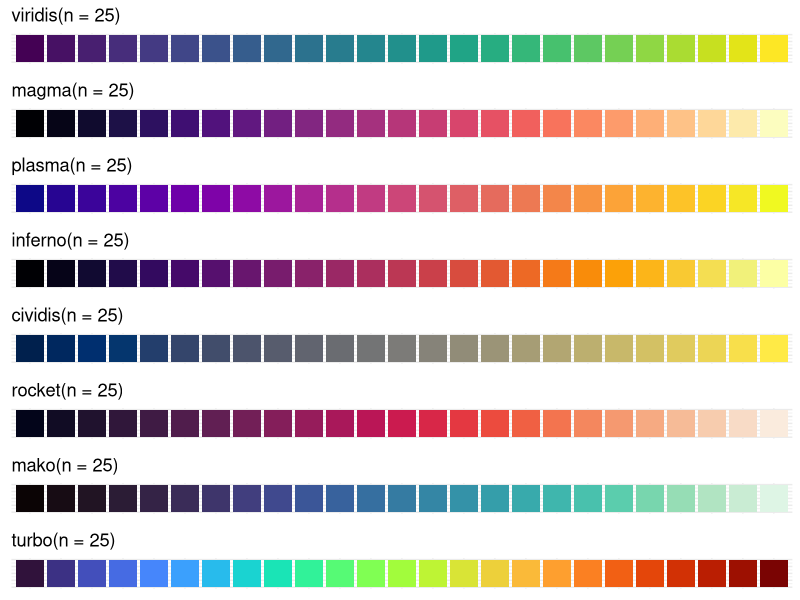

The R script that drew this image:
# Load necessary libraries
library(viridisLite)
library(ggplot2)
library(gridExtra)

# Function to create a bar plot for a given color palette
create_color_plot <- function(palette_func, n_colors, title) {
  colors <- palette_func(n_colors)
  data <- data.frame(
    x = factor(1:n_colors),
    y = rep(1, n_colors),
    colors = colors
  )
  
  ggplot(data, aes(x = x, y = y, fill = colors)) +
    geom_bar(stat = "identity") +
    scale_fill_identity() +
    theme_minimal() +
    theme(
      axis.text.y = element_blank(),
      axis.ticks.y = element_blank(),
      axis.title.y = element_blank(),
      axis.text.x = element_blank(),
      axis.ticks.x = element_blank(),
      axis.title.x = element_blank()
    ) +
    labs(title = title)
}

# Number of colors to display
n_colors <- 25

# Create plots for each color palette
plot_viridis <- create_color_plot(viridis, n_colors, paste0("viridis(n = ", n_colors, ")"))
plot_magma <- create_color_plot(magma, n_colors, paste0("magma(n = ", n_colors, ")"))
plot_plasma <- create_color_plot(plasma, n_colors, paste0("plasma(n = ", n_colors, ")"))
plot_inferno <- create_color_plot(inferno, n_colors, paste0("inferno(n = ", n_colors, ")"))
plot_cividis <- create_color_plot(cividis, n_colors, paste0("cividis(n = ", n_colors, ")"))
plot_rocket <- create_color_plot(rocket, n_colors, paste0("rocket(n = ", n_colors, ")"))
plot_mako <- create_color_plot(mako, n_colors, paste0("mako(n = ", n_colors, ")"))
plot_turbo <- create_color_plot(turbo, n_colors, paste0("turbo(n = ", n_colors, ")"))

# Arrange plots in a grid
grid.arrange(plot_viridis, plot_magma,
             plot_plasma, plot_inferno,
             plot_cividis, plot_rocket,
             plot_mako, plot_turbo,
             ncol = 1)
